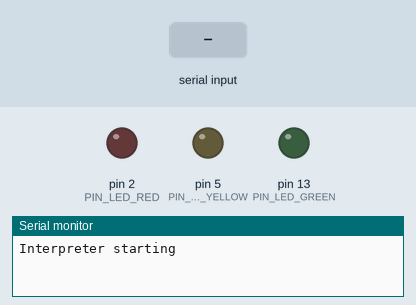
Simulated run of this sketch. Board: Arduino Uno, built for the host (arithmetic inside an expression is 32-bit, double 64-bit). On the bench: output pins drawn as LEDs (lit = HIGH), the last lines printed to the serial monitor. The inputs (shaded band) are chosen by the test bench.

Above: at 2.2 s.
2.3 s: "90,45\n" received over Serial
At 2.8 s:
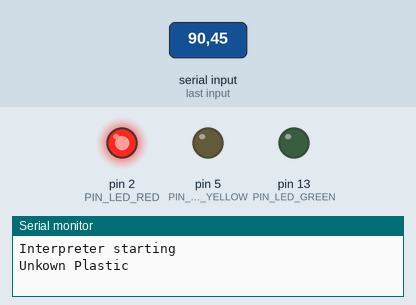
3.8 s: "1\n" received over Serial
At 5.0 s:
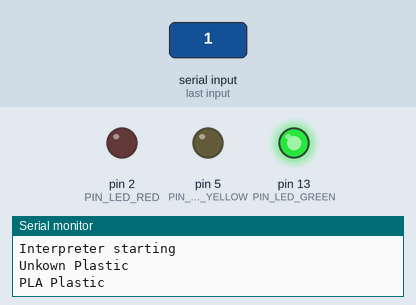
5.3 s: "2\n" received over Serial
At 6.3 s:
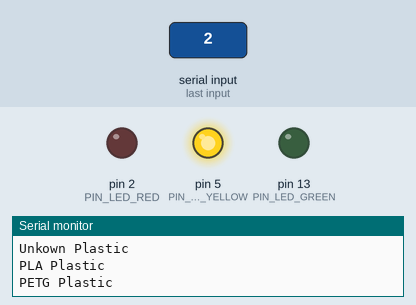
6.8 s: "30,150\n" received over Serial
At 7.4 s:
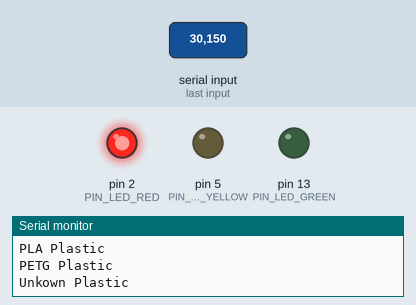
8.3 s: "200\n" received over Serial
At 8.6 s:
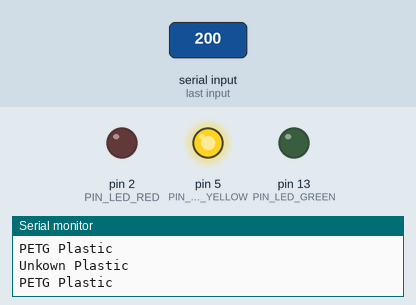
Timing chart, 0 to 10.8 s (numbered marks = the images above; inputs shaded):
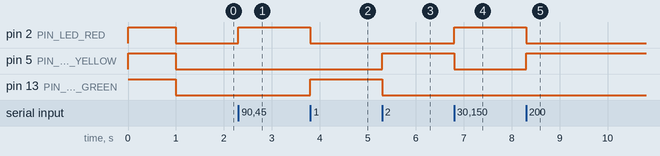

Measured:
- after the input at 2.3 s, pin 2 (PIN_LED_RED): LOW → HIGH at once
- after the input at 3.8 s, pin 2 (PIN_LED_RED): HIGH → LOW at once; pin 13 (PIN_LED_GREEN): LOW → HIGH at once
- after the input at 5.3 s, pin 5 (PIN_LED_YELLOW): LOW → HIGH at once; pin 13 (PIN_LED_GREEN): HIGH → LOW at once
- after the input at 6.8 s, pin 2 (PIN_LED_RED): LOW → HIGH at once; pin 5 (PIN_LED_YELLOW): HIGH → LOW at once
- after the input at 8.3 s, pin 2 (PIN_LED_RED): HIGH → LOW at once; pin 5 (PIN_LED_YELLOW): LOW → HIGH at once

The sketch:

Interpreter_V2.ino
```cpp
#include <Arduino.h>
// #include <SoftwareSerial.h>

// Defines
#define PIN_LED_YELLOW 5
#define PIN_LED_GREEN 13
#define PIN_LED_RED 2
#define PIN_SW_SERIAL_RX 10
#define PIN_SW_SERIAL_TX 11

// Public vars / objects
uint8_t lineBuffer[30];

// Serial ports, console for messages & serailInput from the orange box
Serial_ console = Serial;
// SoftwareSerial serialInput(PIN_SW_SERIAL_RX, PIN_SW_SERIAL_TX);
Serial_ serialInput = Serial;

// Forward declarations
void allLeds( bool led_state );
void plasticTypePLA();
void plasticTypePETG();
void plasticTypeUknown();

void setup() {
  console.begin(9600);
  serialInput.begin(9600);
  pinMode(PIN_LED_GREEN,OUTPUT);
  pinMode(PIN_LED_RED,OUTPUT);
  pinMode(PIN_LED_YELLOW,OUTPUT);
  allLeds(HIGH);
  delay(1000);
  allLeds(LOW);
  console.println("Interpreter starting");
}

void loop() {
  uint8_t firstDigit;
  delay(1000); // Reasonable time for string to arrive
  memset(lineBuffer,0, sizeof(lineBuffer) );
  if( serialInput.readBytesUntil('\n', lineBuffer, sizeof(lineBuffer) ) == 0 ){
    return; // Buffer empty do nothing
  }
  firstDigit = lineBuffer[0] - '0';
  allLeds(LOW);
  switch( firstDigit ){
    case 0:
      console.println("Got start message.");
      break;
    case 1:
      digitalWrite( PIN_LED_GREEN, HIGH);
      plasticTypePLA();
      break;
    case 2:
      digitalWrite( PIN_LED_YELLOW, HIGH);
      plasticTypePETG();
      break;
    default:
      digitalWrite( PIN_LED_RED, HIGH);
      plasticTypeUknown();
  }
}

// Utility functions
void allLeds( bool led_state ){
  digitalWrite(PIN_LED_GREEN,led_state);
  digitalWrite(PIN_LED_YELLOW,led_state);
  digitalWrite(PIN_LED_RED,led_state);
}

void plasticTypePLA(){
  console.println("PLA Plastic");
  // Write your integration here
}

void plasticTypePETG(){
  console.println("PETG Plastic");
  // Write your integration here
}

void plasticTypeUknown(){
  console.println("Unkown Plastic");
  // Write your integration here
}
```
